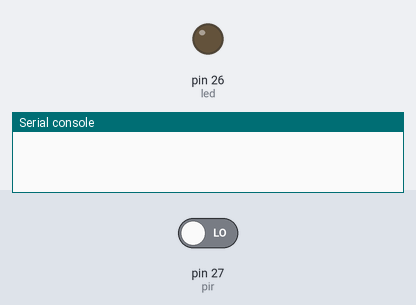
Bench run of a program on a simulated MicroPython board. Parts: output pins drawn as LEDs (lit = HIGH), the last lines printed to the serial console. Inputs (shaded band) come from the test bench; at power-on: pin 27 (pir) LOW.

Above: at 1.2 s.
1.3 s: pin 27 (pir) driven HIGH
At 2.4 s:
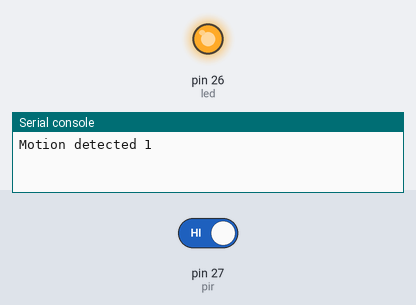
Timing chart, 0 to 12.8 s (numbered marks = the images above; inputs shaded):
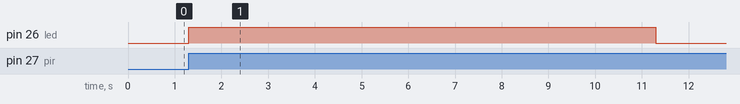

The program:

Trigger_interrupt.py
```python
from machine import Pin
from time import sleep
led = Pin(26, Pin.OUT, value=0)
pir = Pin(27,Pin.IN)

def motion_detect(pir):
    print("Motion detected", pir.value())
    led.value(1)
    sleep(10)
    led.value(0)

pir.irq(trigger = Pin.IRQ_RISING, handler = motion_detect)
```

Measured:
- after the input at 1.3 s, pin 26 (led): LOW → HIGH at once, → LOW 10.0 s later
